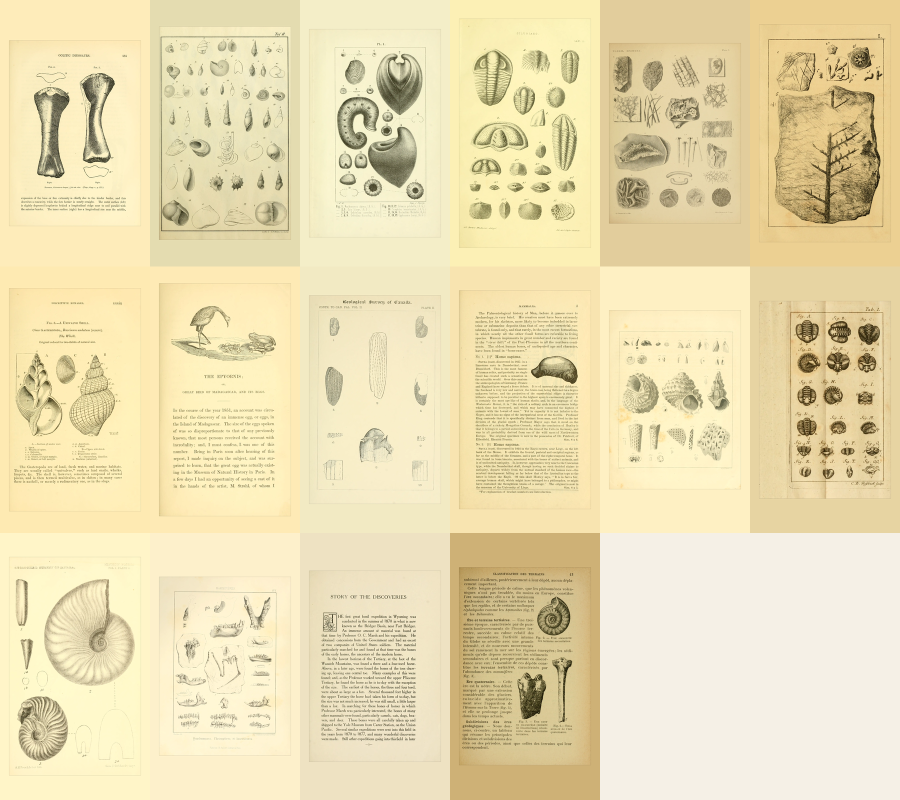
#> input picture samples/fossils/contact-sheet.png, 1800 x 1599 px (shown at 1/2 size)
$ python -i imaging.py   (imports and definitions only)
#> lines starting #> are read from the running program, lines starting #| are printed output that depends on the picture
#> further down, picture is the input picture: PIL image 1800x1599 RGB; mean R, G, B 234, 220.8, 178.6
"""Framing a scanned plate into a vertical 9:16 frame.

No text is ever composited here -- the plate's own engraved/lettered caption is
the only typography in the frame, which is the channel's defining constraint.
The only decisions are: how much of the frame the plate occupies, and what
fills the margins.

Letterbox treatments (config ``image.letterbox``):

``sampled_paper``
    Sample the scan's own border pixels, take a robust median, and fill the
    margins with that tone so the frame reads as one continuous sheet of aged
    paper. Adapts per plate, which matters because BHL scans range from cream
    to grey to heavily browned.
``fixed``
    One constant colour across every episode.
``black``
    Plain bars.
"""

from __future__ import annotations

import io
import logging
from dataclasses import dataclass

from PIL import Image, ImageColor, ImageStat

log = logging.getLogger(__name__)

# Never upscale a plate by more than this; beyond it the scan turns to mush.
MAX_UPSCALE = 1.6

# How far below its own paper tone a pixel must fall to count as ink.
MIN_INK_DEPTH = 40


class ImageError(RuntimeError):
    """The source scan is unusable for framing."""


@dataclass(frozen=True)
class FramedImage:
    image: Image.Image
    fill_color: tuple[int, int, int]
    source_size: tuple[int, int]
    plate_size: tuple[int, int]
    upscaled: bool


# [7 lines left out: function load_image, not called in this run]


def sample_paper_color(img: Image.Image, border_ratio: float = 0.04) -> tuple[int, int, int]:
    """Estimate the plate's paper tone from its outer border.

    Uses the median of the four edge strips rather than the mean so a dark
    engraved element or a scanner shadow intruding into one strip does not drag
    the fill colour away from the true paper tone.
    """
#> called with border_ratio = 0.04
    w, h = img.size
#> w = 1800; h = 1599
    bw = max(1, int(w * border_ratio))
#> bw = 72
    bh = max(1, int(h * border_ratio))
#> bh = 63

    strips = [
        img.crop((0, 0, w, bh)),           # top
        img.crop((0, h - bh, w, h)),       # bottom
        img.crop((0, 0, bw, h)),           # left
        img.crop((w - bw, 0, w, h)),       # right
    ]

    channels: list[list[float]] = [[], [], []]
    for strip in strips:
        median = ImageStat.Stat(strip).median
        for i in range(3):
            channels[i].append(median[i])
#> this loop made 4 passes
#> median on passes 1 to 4: [244, 235, 181], [245, 240, 203], [254, 236, 186], [236, 212, 162]

    def mid(values: list[float]) -> int:
        values = sorted(values)
        n = len(values)
        middle = values[n // 2] if n % 2 else (values[n // 2 - 1] + values[n // 2]) / 2
        return int(round(middle))

    color = tuple(max(0, min(255, mid(c))) for c in channels)

    # A near-black sample means the scan is bordered by scanner void, not
    # paper. Filling with that would produce the stark bars we ruled out, so
    # fall back to a warm parchment.
    if sum(color) / 3 < 40:
        log.info("border sample was near-black (%s); using parchment fallback", color)
        return (232, 222, 201)
    return color  # type: ignore[return-value]


# [91 lines left out: functions _resolve_fill, frame_vertical, perceptual_hash, not called in this run]


def hash_distance(a: int, b: int) -> int:
    """How many bits two perceptual hashes differ by."""
    return bin(a ^ b).count("1")


# [69 lines left out: functions find_gutter, split_spread, not called in this run]


def _ink_grid(img: Image.Image, grid: int = 160) -> tuple[list[list[float]], int, int, float]:
    """Downscale to a coarse map of how much *ink* each cell holds.

    Ink is measured against the plate's own paper tone rather than against
    white: an 1820s scan can have a paper baseline down in the 180s, and
    measuring darkness absolutely would score the blank margin of a browned
    plate the same as light engraving on a clean one.
    """
    paper = sample_paper_color(img)
#> paper = (244, 236, 184)
    paper_lum = sum(paper) / 3
#> paper_lum = 221.3

    w, h = img.size
#> w = 1800; h = 1599
    scale = grid / max(w, h)
#> scale = 0.0889
    gw, gh = max(1, round(w * scale)), max(1, round(h * scale))
#> gw = 160; gh = 142
    small = img.convert("L").resize((gw, gh), Image.BILINEAR)
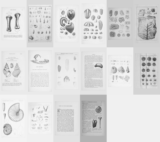
#> small: PIL image 160x142 L; min 64, max 247, mean 219.9
    px = small.load()

    cells = [[max(0.0, paper_lum - px[x, y]) for x in range(gw)] for y in range(gh)]
#> cells = 142 items
    return cells, gw, gh, w / gw


# [122 lines left out: functions ink_coverage, border_luminance, check_border_tone, subject_ink_coverage, check_ink_coverage, check_source_resolution and 1 more, not called in this run]

>>> from PIL import Image
>>> picture = Image.open('../samples/fossils/contact-sheet.png')
>>> result = _ink_grid(picture)
